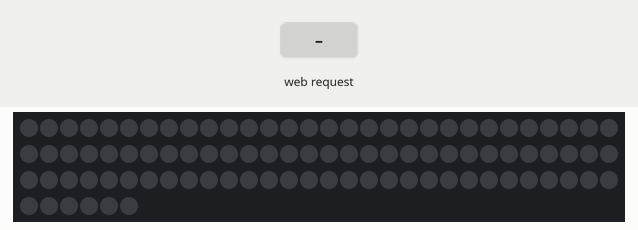
A sketch run on a simulated ESP32. Parts: 96 RGB LEDs in strip order, left to right, continuing on the next row. Inputs (shaded band) come from the test bench. Dim RGB values are drawn brighter than linear; WiFi joins after 1.5 s; servers stay silent unless stated; what the sketch prints to the serial monitor is not drawn.

Above: at 2.7 s.
2.8 s: HTTP request GET /set?r=120 received
At 3.4 s:
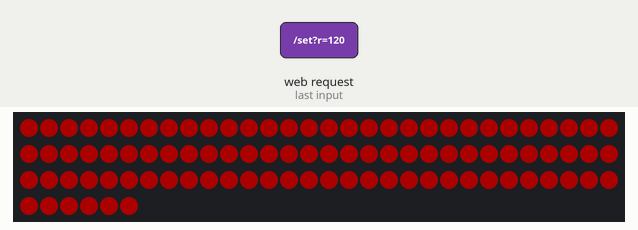
4.3 s: HTTP request GET /set?g=120 received
At 4.6 s:
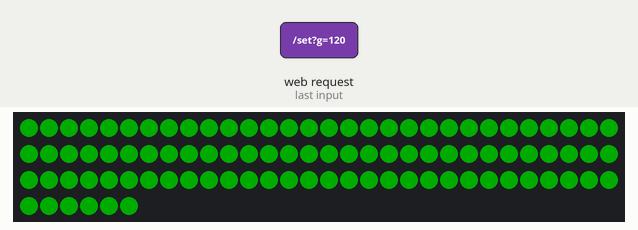
5.8 s: HTTP request GET /set?b=120 received
At 6.9 s:
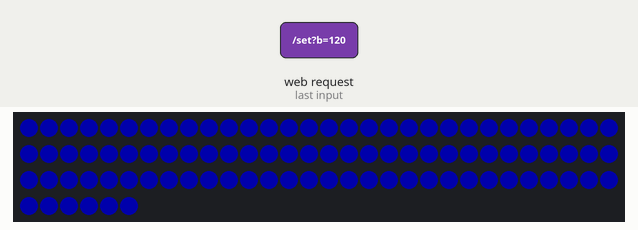
7.3 s: HTTP request GET /set?r=120&g=120&b=120 received
At 8.0 s:
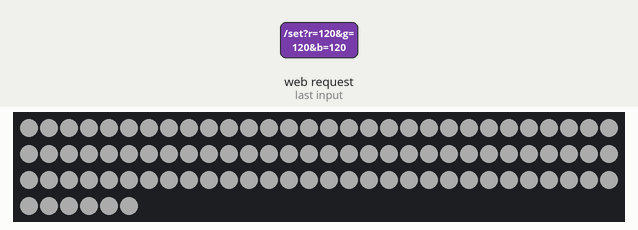
8.8 s: HTTP request GET /set received
At 9.2 s:
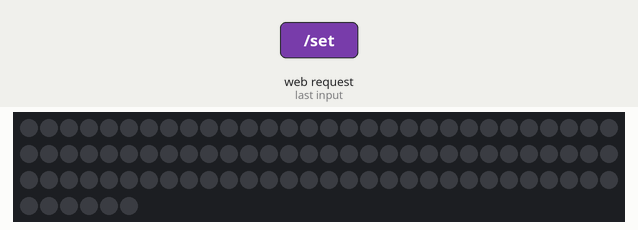
Timing chart, 0 to 11.3 s (numbered marks = the images above; inputs shaded):
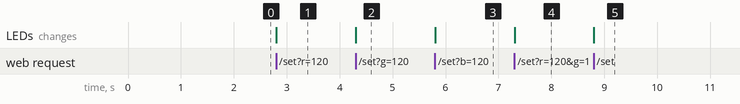

The sketch:

1.0.0.ino
```cpp
#include <WiFi.h>
#include <WebServer.h>
#include <FastLED.h>

// ================= 這裡要改成你家的 Wi-Fi =================
const char* ssid     = ".1.freewifi";     // 請保留雙引號，填入名稱
const char* password = "00000000";     // 請保留雙引號，填入密碼
// ========================================================

// 硬體設定
#define LED_PIN     8       // SuperMini 的燈條訊號腳通常是 8
#define NUM_LEDS    96      // 你的燈珠數量
#define LED_TYPE    WS2812B // 燈條型號
#define COLOR_ORDER GRB     // 如果顏色不對(例如紅變綠)，請改成 RGB

CRGB leds[NUM_LEDS];
WebServer server(80);
int brightness = 100; // 預設亮度 (0-255)

// --- 網頁介面 (HTML/CSS/JS) ---
const char index_html[] PROGMEM = R"rawliteral(
<!DOCTYPE HTML><html>
<head>
  <meta name="viewport" content="width=device-width, initial-scale=1, user-scalable=no">
  <meta charset="UTF-8">
  <title>光棍控制台</title>
  <style>
    body { font-family: Arial; text-align: center; background-color: #1a1a1a; color: white; margin: 0; padding-top: 30px; }
    h1 { color: #00e5ff; margin-bottom: 30px; }
    .container { display: flex; flex-direction: column; align-items: center; gap: 20px; }

    /* 調色盤樣式 */
    input[type=color] { border: none; width: 150px; height: 150px; cursor: pointer; background: none; }

    /* 亮度拉桿樣式 */
    .slider-container { width: 80%; max-width: 400px; margin: 20px 0; }
    input[type=range] { width: 100%; height: 15px; border-radius: 5px; background: #444; outline: none; -webkit-appearance: none; }
    input[type=range]::-webkit-slider-thumb { -webkit-appearance: none; appearance: none; width: 25px; height: 25px; border-radius: 50%; background: #00e5ff; cursor: pointer; }

    /* 按鈕樣式 */
    .btn { background-color: #333; border: 2px solid #555; color: white; padding: 15px 40px; font-size: 18px; margin: 10px; cursor: pointer; border-radius: 30px; transition: 0.3s; }
    .btn:active { background-color: #00e5ff; color: black; }
    .btn-off { border-color: #ff4444; color: #ff4444; }
    .btn-off:active { background-color: #ff4444; color: white; }
  </style>
</head>
<body>
  <div class="container">
    <h1>My Light Stick</h1>

    <div>
      <p>點擊方塊選色</p>
      <input type="color" id="colorPicker" oninput="sendColor(this.value)" value="#000000">
    </div>

    <div class="slider-container">
      <p>亮度調整</p>
      <input type="range" min="0" max="255" value="100" oninput="sendBright(this.value)">
    </div>

    <button class="btn btn-off" onclick="turnOff()">關閉燈光 (OFF)</button>
  </div>

  <script>
    // 傳送顏色給 ESP32
    function sendColor(hex) {
      var r = parseInt(hex.slice(1, 3), 16);
      var g = parseInt(hex.slice(3, 5), 16);
      var b = parseInt(hex.slice(5, 7), 16);
      fetch("/set?r=" + r + "&g=" + g + "&b=" + b);
    }

    // 傳送亮度給 ESP32
    function sendBright(val) {
      fetch("/bright?val=" + val);
    }

    // 關燈
    function turnOff() {
      document.getElementById('colorPicker').value = '#000000';
      fetch("/off");
    }
  </script>
</body>
</html>
)rawliteral";

// --- 程式初始化 ---
void setup() {
  Serial.begin(115200);

  // 1. 設定燈條
  FastLED.addLeds<LED_TYPE, LED_PIN, COLOR_ORDER>(leds, NUM_LEDS);
  FastLED.setBrightness(brightness);
  fill_solid(leds, NUM_LEDS, CRGB::Black); // 開機先全暗
  FastLED.show();

  // 2. 連接 Wi-Fi
  Serial.print("正在連線到 ");
  Serial.println(ssid);
  WiFi.begin(ssid, password);

  // 等待連線
  while (WiFi.status() != WL_CONNECTED) {
    delay(500);
    Serial.print(".");
  }

  // 連線成功，顯示 IP
  Serial.println("");
  Serial.println("Wi-Fi 連線成功!");
  Serial.print("請用手機瀏覽器開啟這個 IP: http://");
  Serial.println(WiFi.localIP());

  // 3. 設定網頁路由
  server.on("/", []() { server.send(200, "text/html", index_html); });

  server.on("/set", []() {
    String r = server.arg("r");
    String g = server.arg("g");
    String b = server.arg("b");
    fill_solid(leds, NUM_LEDS, CRGB(r.toInt(), g.toInt(), b.toInt()));
    FastLED.show();
    server.send(200, "text/plain", "OK");
  });

  server.on("/bright", []() {
    String val = server.arg("val");
    brightness = val.toInt();
    FastLED.setBrightness(brightness);
    FastLED.show();
    server.send(200, "text/plain", "OK");
  });

  server.on("/off", []() {
    fill_solid(leds, NUM_LEDS, CRGB::Black);
    FastLED.show();
    server.send(200, "text/plain", "OK");
  });

  server.begin();
  Serial.println("網頁伺服器已啟動");
}

// --- 主迴圈 ---
void loop() {
  server.handleClient(); // 監聽手機指令
}
```

Measured:
- after the input at 2.8 s, the LEDs: change at once (image 1)
- after the input at 4.3 s, the LEDs: change at once (image 2)
- after the input at 5.8 s, the LEDs: change at once (image 3)
- after the input at 7.3 s, the LEDs: change at once (image 4)
- after the input at 8.8 s, the LEDs: change at once (image 5)
